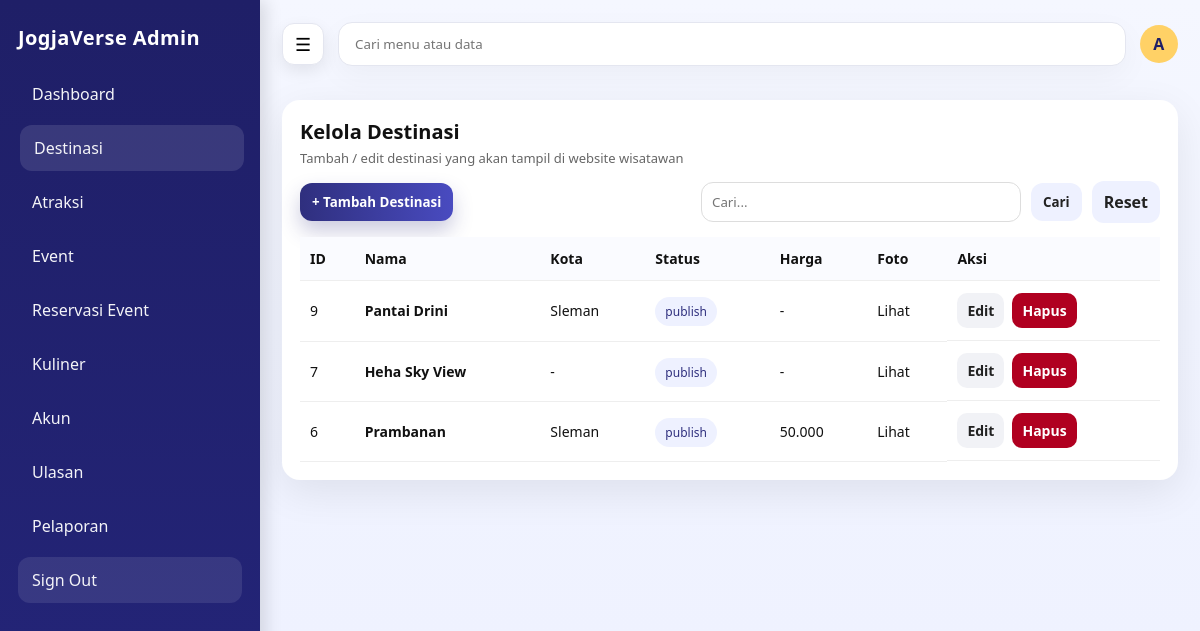
The page /admin/destinasi.php (signed in) on the database as committed earlier.
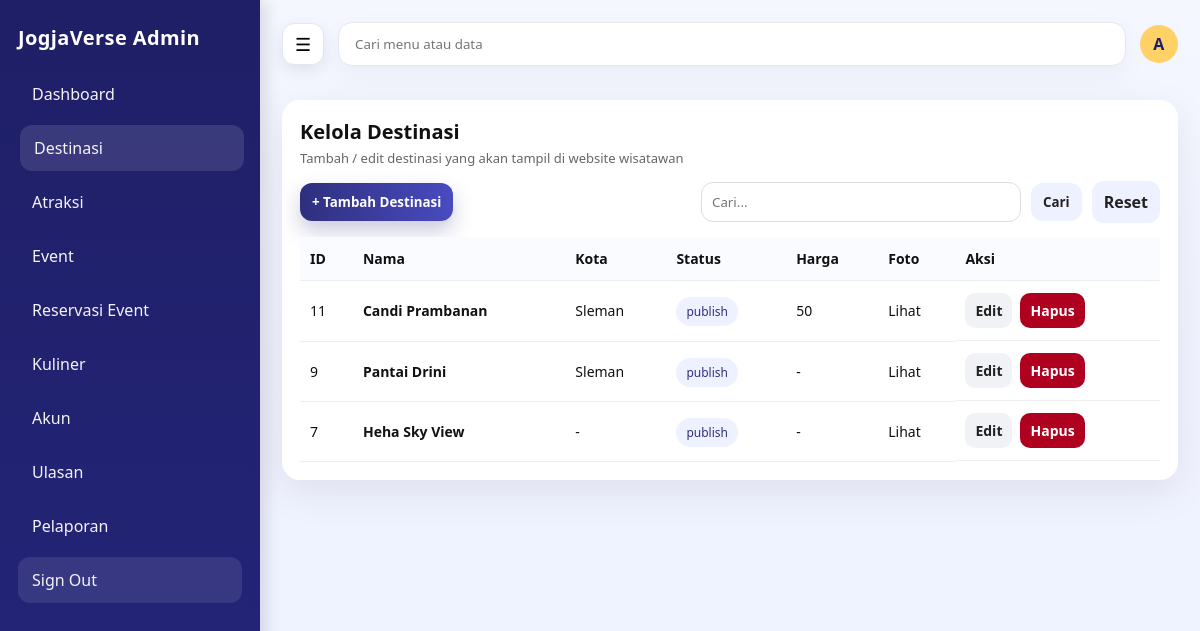
The same page on the database as committed later.
### tables this page shows
CREATE TABLE `destinasi` (
  `id_destinasi` bigint UNSIGNED NOT NULL,
  `id_kategori` bigint UNSIGNED DEFAULT NULL,
  `nama` varchar(160) NOT NULL,
  `slug` varchar(180) NOT NULL,
  `deskripsi` text,
  `alamat` varchar(255) DEFAULT NULL,
  `kota` varchar(80) DEFAULT NULL,
  `latitude` decimal(10,7) DEFAULT NULL,
  `longitude` decimal(10,7) DEFAULT NULL,
  `jam_operasional` varchar(120) DEFAULT NULL,
  `harga_tiket` int UNSIGNED DEFAULT '0',
  `nomor_kontak` varchar(30) DEFAULT NULL,
  `gambar_sampul_url` varchar(255) DEFAULT NULL,
  `status` enum('draft','publish','arsip') NOT NULL DEFAULT 'draft',
  `dibuat_oleh` bigint UNSIGNED DEFAULT NULL,
  `dibuat_pada` datetime NOT NULL DEFAULT CURRENT_TIMESTAMP,
  `diubah_pada` datetime DEFAULT NULL ON UPDATE CURRENT_TIMESTAMP
);

### admin/_crud_helper.php (called while the page is built, shortened)
<?php
if (!function_exists('h')) {
  function h($val) {
    return htmlspecialchars((string)$val, ENT_QUOTES, 'UTF-8');
  }
}
function describe_table(mysqli $koneksi, string $table): array {
  $cols = [];
  $pk = null;
  $res = $koneksi->query("SHOW FULL COLUMNS FROM `$table`");
  if ($res) {
    while ($row = $res->fetch_assoc()) {
      $cols[] = $row;
      if (($row['Key'] ?? '') === 'PRI') {
        $pk = $row['Field'];
      }
    }
  }
  return [$cols, $pk];
}
function pick_col(array $colNames, array $candidates): ?string {
  foreach ($candidates as $c) {
    foreach ($colNames as $n) {
      if (strtolower($n) === strtolower($c)) return $n;
    }
  }
  return null;
}
function fetch_rows(mysqli $koneksi, string $table, ?string $pk, string $q, ?array $cols = null): mysqli_result {
  $searchable = [];
  foreach ($cols as $c) {
    $type = strtolower($c['Type'] ?? '');
    if (str_contains($type, 'char') || str_contains($type, 'text')) {
      $searchable[] = $c['Field'];
    }
  }
  $sql = "SELECT * FROM `$table`";
  $params = [];
  if ($pk) {
    $sql .= " ORDER BY `$pk` DESC";
  }
  $stmt = $koneksi->prepare($sql);
  $stmt->execute();
  return $stmt->get_result();
}
function fetch_options_by_table(mysqli $koneksi, array $tableCandidates, array $labelCandidates): array {
  foreach ($tableCandidates as $table) {
    try {
      [$cols, $pk] = describe_table($koneksi, $table);
      $colNames = array_map(fn($c) => $c['Field'], $cols);
      $labelCol = pick_col($colNames, $labelCandidates) ?? $pk;
      $sql = "SELECT `$pk`, `$labelCol` FROM `$table` ORDER BY `$labelCol`";
      $stmt = $koneksi->prepare($sql);
      $stmt->execute();
      $res = $stmt->get_result();
      $rows = [];
      while ($row = $res->fetch_assoc()) {
        $rows[] = [
          'id' => $row[$pk],
          'label' => $row[$labelCol] ?? $row[$pk],
        ];
      }
      if (count($rows) > 0) {
        return $rows;
      }
    } catch (Throwable $e) {
      continue;
    }
  }
  return [];
}

### admin/destinasi.php (the view, shortened to what this page needs)
<?php
require_once __DIR__ . "/../config/koneksi.php";
require_once __DIR__ . "/_crud_helper.php";
$table = "destinasi";
[$cols, $pk] = describe_table($koneksi, $table);
$colNames = array_map(fn($c)=>$c['Field'], $cols);
$colNama  = pick_col($colNames, ["nama_destinasi","nama","judul","nama_tempat"]);
$colLok   = pick_col($colNames, ["lokasi","alamat","kecamatan","kabupaten","kota"]);
$colFoto  = pick_col($colNames, ["gambar_sampul_url","foto_url","gambar_url","thumbnail","image_url"]);
$q = trim($_GET['q'] ?? "");
$data = fetch_rows($koneksi, $table, $pk, $q, $cols);
$penggunaOptions = fetch_options_by_table(
  $koneksi,
  ["pengguna"],
  ["nama_lengkap", "username", "email", "nama"]
);
?>
<?php require_once __DIR__ . "/partials/header.php"; ?>
<link rel="stylesheet" href="<?= BASE_URL ?>/assets/css/admin_crud.css">
<link rel="stylesheet" href="<?= BASE_URL ?>/assets/css/leaflet.css">
<div class="card">
  <div>
    <h1 class="page-title">Kelola Destinasi</h1>
    <p class="page-sub">Tambah / edit destinasi yang akan tampil di website wisatawan</p>
  </div>
  <div class="toolbar">
    <div class="left">
      <button class="btn" onclick="openModal()">+ Tambah Destinasi</button>
    </div>
    <form method="GET" style="display:flex;gap:10px;align-items:center">
      <input class="search" type="text" name="q" placeholder="Cari..." value="<?= h($q) ?>">
      <button class="btn secondary" type="submit">Cari</button>
      <a class="btn secondary" href="<?= BASE_URL ?>/admin/destinasi.php">Reset</a>
    </form>
  </div>
  <div class="table-wrap">
    <table class="table2">
      <thead>
        <tr>
          <th>ID</th>
          <th>Nama</th>
          <th>Kota</th>
          <th>Status</th>
          <th>Harga</th>
          <th>Foto</th>
          <th>Aksi</th>
        </tr>
      </thead>
      <tbody>
      <?php while($row = $data->fetch_assoc()): ?>
        <tr>
          <td><?= h($row[$pk]) ?></td>
          <td><b><?= h($colNama ? ($row[$colNama] ?? '-') : '-') ?></b></td>
          <td><?= h($row['kota'] ?? ($colLok ? ($row[$colLok] ?? '-') : '-')) ?></td>
          <td><span class="pill"><?= h($row['status'] ?? '-') ?></span></td>
          <td><?= h(isset($row['harga_tiket']) ? number_format((float)$row['harga_tiket'], 0, ',', '.') : '-') ?></td>
          <td>
            <?php if ($colFoto && !empty($row[$colFoto])): ?>
              <a href="<?= h($row[$colFoto]) ?>" target="_blank">Lihat</a>
            <?php else: ?>
              <small>-</small>
            <?php endif; ?>
          </td>
          <td class="actions">
            <a class="btn-sm gray" href="<?= BASE_URL ?>/admin/destinasi.php?edit=<?= h($row[$pk]) ?>">Edit</a>
            <a class="btn-sm danger" onclick="return confirm('Hapus destinasi ini?')" href="<?= BASE_URL ?>/admin/destinasi.php?hapus=<?= h($row[$pk]) ?>">Hapus</a>
          </td>
        </tr>
      <?php endwhile; ?>
      </tbody>
    </table>
  </div>
</div>
<?php require_once __DIR__ . "/partials/footer.php"; ?>

Rows that differ between the two databases and show on the page:
removed destinasi: id_destinasi "6", nama "Prambanan", kota "Sleman", status "publish", harga_tiket "50.000"
added destinasi: id_destinasi "11", nama "Candi Prambanan", kota "Sleman", status "publish", harga_tiket "50"
